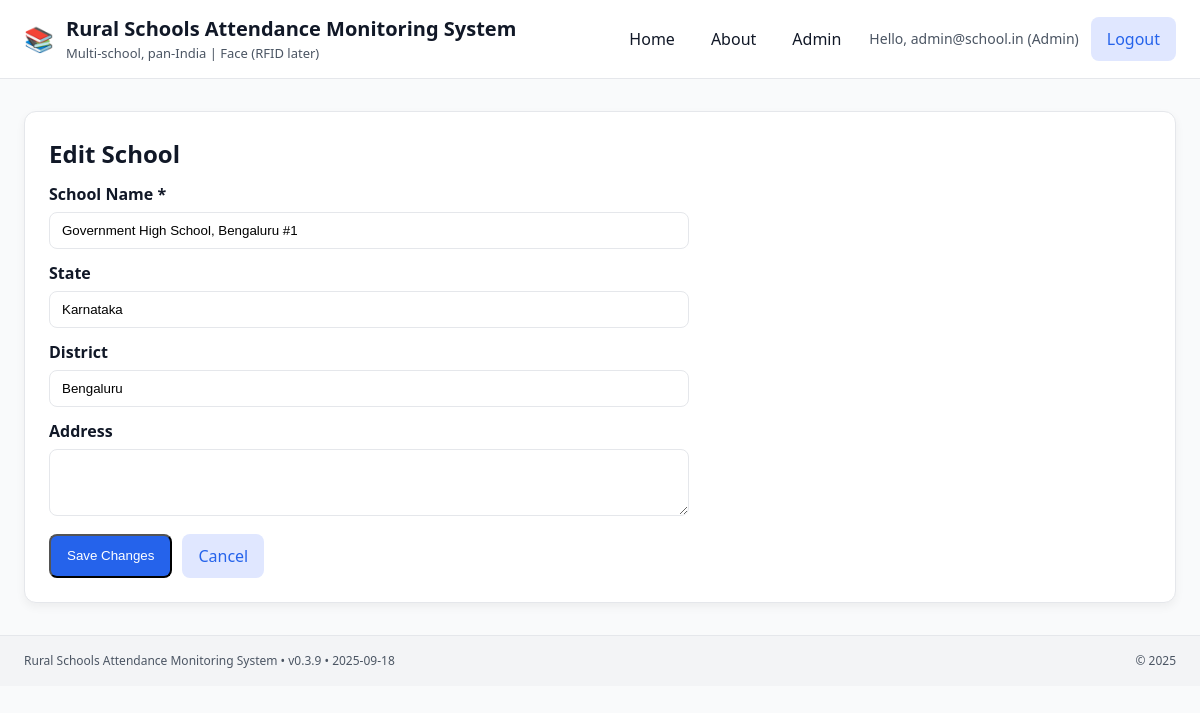
Screenshot of /admin/schools/54/edit (signed in) with the database file from the repository.
### tables this page shows
CREATE TABLE schools (
  id INTEGER PRIMARY KEY AUTOINCREMENT,
  name TEXT NOT NULL UNIQUE,
  address TEXT,
  state TEXT,
  district TEXT,
  is_active INTEGER NOT NULL DEFAULT 1,
  created_at DATETIME DEFAULT (datetime('now'))
);

### app.py (the view, shortened to what this page needs)
@app.route("/admin/schools/<int:school_id>/edit", methods=["GET", "POST"])
@login_required
@role_required("Admin")
def admin_schools_edit(school_id):
    school = get_school(school_id)
    if not school:
        flash("School not found.", "error")
        return redirect(url_for("admin_schools_list"))
    return render_template("admin_schools_edit.html", school=school)

### app.py (called while the page is built)
def current_user():
    return session.get("user")

def login_required(f):
    @wraps(f)
    def wrapper(*args, **kwargs):
        if not current_user():
            flash("Please sign in to continue.", "info")
            return redirect(url_for("login"))
        return f(*args, **kwargs)
    return wrapper

def role_required(*roles):
    def decorator(f):
        @wraps(f)
        def wrapper(*args, **kwargs):
            user = current_user()
            if not user:
                flash("Please sign in to continue.", "info")
                return redirect(url_for("login"))
            if user["role"] not in roles:
                abort(403)
            return f(*args, **kwargs)
        return wrapper
    return decorator

@app.context_processor
def inject_globals():
    return dict(
        APP_NAME=APP_NAME,
        APP_VERSION=APP_VERSION,
        APP_DATE=APP_DATE,
        current_user=current_user(),
    )

### db.py (called while the page is built)
def get_conn():
    conn = sqlite3.connect(DB_PATH)
    conn.row_factory = sqlite3.Row
    return conn

def get_school(school_id: int):
    with get_conn() as conn:
        cur = conn.execute("""
            SELECT id, name, address, state, district, is_active, created_at
            FROM schools WHERE id = ? AND is_active = 1
        """, (school_id,))
        return cur.fetchone()

### templates/admin_schools_edit.html (shortened to what this page needs)
{% extends "base.html" %}
{% block content %}
<section class="card">
  <h2 style="margin:0 0 10px">Edit School</h2>
  <form method="post" action="{{ url_for('admin_schools_edit', school_id=school.id) }}" style="max-width:640px">
    <div style="margin-bottom:12px">
      <label for="name" style="display:block;font-weight:600;margin-bottom:6px">School Name *</label>
      <input id="name" name="name" required value="{{ school.name }}"
             style="width:100%;padding:10px 12px;border:1px solid var(--border);border-radius:8px;background:#fff" />
    </div>
    <div style="margin-bottom:12px">
      <label for="state" style="display:block;font-weight:600;margin-bottom:6px">State</label>
      <input id="state" name="state" value="{{ school.state or '' }}"
             style="width:100%;padding:10px 12px;border:1px solid var(--border);border-radius:8px;background:#fff" />
    </div>
    <div style="margin-bottom:12px">
      <label for="district" style="display:block;font-weight:600;margin-bottom:6px">District</label>
      <input id="district" name="district" value="{{ school.district or '' }}"
             style="width:100%;padding:10px 12px;border:1px solid var(--border);border-radius:8px;background:#fff" />
    </div>
    <div style="margin-bottom:12px">
      <label for="address" style="display:block;font-weight:600;margin-bottom:6px">Address</label>
      <textarea id="address" name="address" rows="3"
        style="width:100%;padding:10px 12px;border:1px solid var(--border);border-radius:8px;background:#fff">{{ school.address or '' }}</textarea>
    </div>
    <div style="display:flex;gap:10px">
      <button class="btn btn-primary" type="submit">Save Changes</button>
      <a class="btn btn-ghost" href="{{ url_for('admin_schools_list') }}">Cancel</a>
    </div>
  </form>
</section>
{% endblock %}

### templates/base.html (style rules this page uses)
:root { --bg:#f9fafb; --text:#111827; --muted:#4b5563; --brand:#2563eb; --brand-ghost:#e0e7ff; --card:#ffffff; --border:#e5e7eb; --header:#ffffff; --footer:#f3f4f6; }
* { box-sizing:border-box }
html,body { height:100% }
body { margin:0; background:var(--bg); color:var(--text); font-family:system-ui,-apple-system,Segoe UI,Roboto,Inter,Arial,sans-serif; line-height:1.5; }
.btn { display:inline-block; text-decoration:none; padding:10px 16px; border-radius:8px }
.btn-primary { background:var(--brand); color:#fff }
.btn-ghost { background:var(--brand-ghost); color:var(--brand) }
.card { background:var(--card); border:1px solid var(--border); border-radius:12px; padding:24px; box-shadow:0 4px 10px rgba(0,0,0,.05); }

### rows the page displays
schools: name "Government High School, Bengaluru #1", state "Karnataka", district "Bengaluru"

### other values shown
{{ current_user.login_id }} "admin@school.in"
{{ current_user.role }} "Admin"
{{ APP_NAME }} "Rural Schools Attendance Monitoring System"
{{ APP_VERSION }} "v0.3.9"
{{ APP_DATE }} "2025-09-18"
